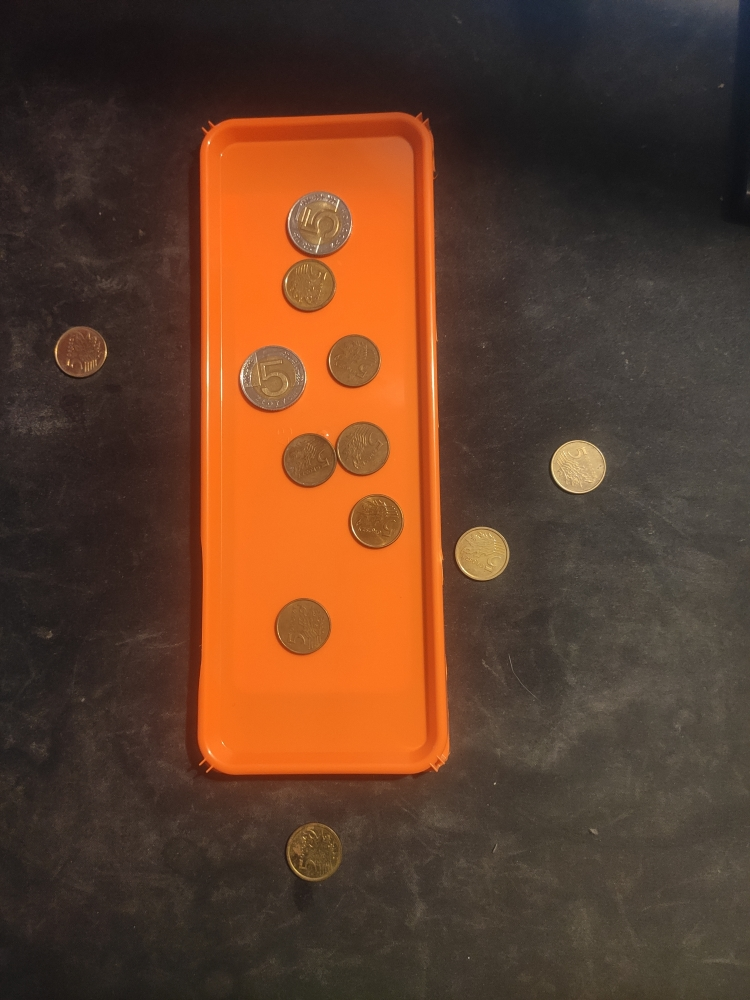
#> input picture tray3.jpg, 750 x 1000 px
$ python Coin_detection.py
#> lines starting #> are read from the running program, lines starting #| are printed output that depends on the picture; after the words box and inside, x2 and y2 are one past the last pixel; in counts of white or black regions, pixels touching at a corner belong together
# -*- coding: utf-8 -*-
"""
Created on Sat Apr 17 17:14:56 2021

A certain number of 5 zł coins and a certain 5 gr. coins are given.The coins can be located in or out
of the tray. Write a program thatwill determine the number and type of coins in and out of the tray.
Test the program on pictures. Tune the system to get the bestpossible efficiency. Consider pre image
analysis (such as blurring,thresholding, edge detection, etc.). Use both Hough transformations.The
effectiveness of the system will be assessed.

@author: oookr
"""


import cv2
import numpy as np

frame = cv2.imread('tray3.jpg')
#> frame is the input picture: shape (1000, 750, 3); mean B, G, R 42.5, 62.6, 96.3
blur = cv2.GaussianBlur(frame, (5, 5), 0)
gray = cv2.cvtColor(blur, cv2.COLOR_BGR2GRAY)
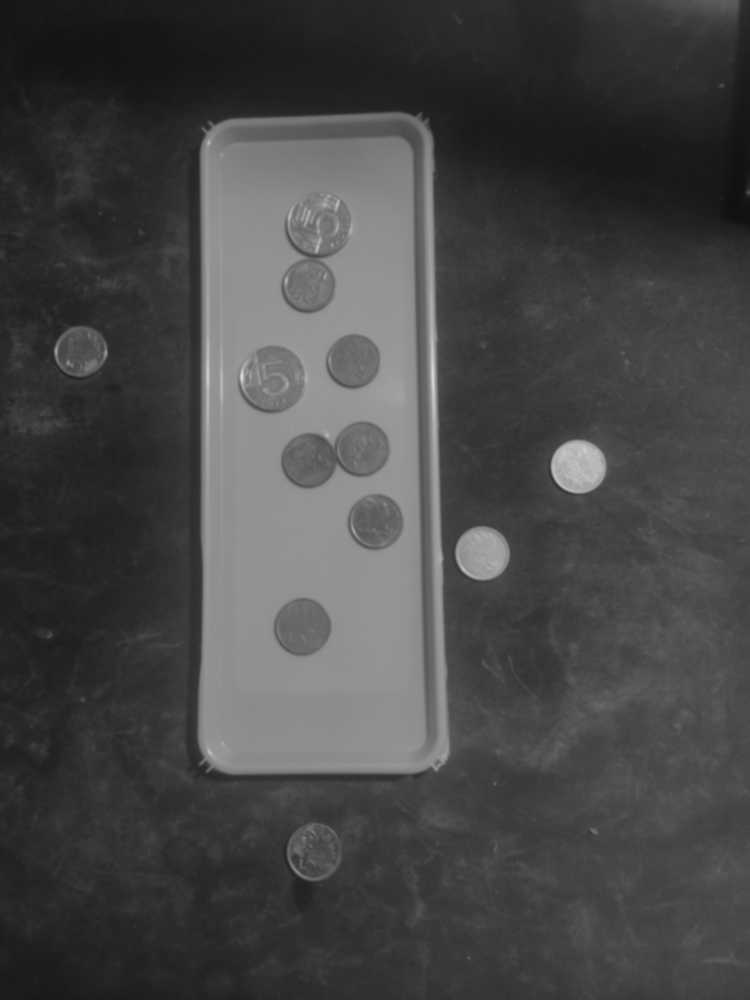
#> gray: shape (1000, 750); min 16, max 222, mean 70.4
gray2=gray.copy()
thresh = cv2.adaptiveThreshold(gray, 255, cv2.ADAPTIVE_THRESH_GAUSSIAN_C, cv2.THRESH_BINARY, 13, 5)
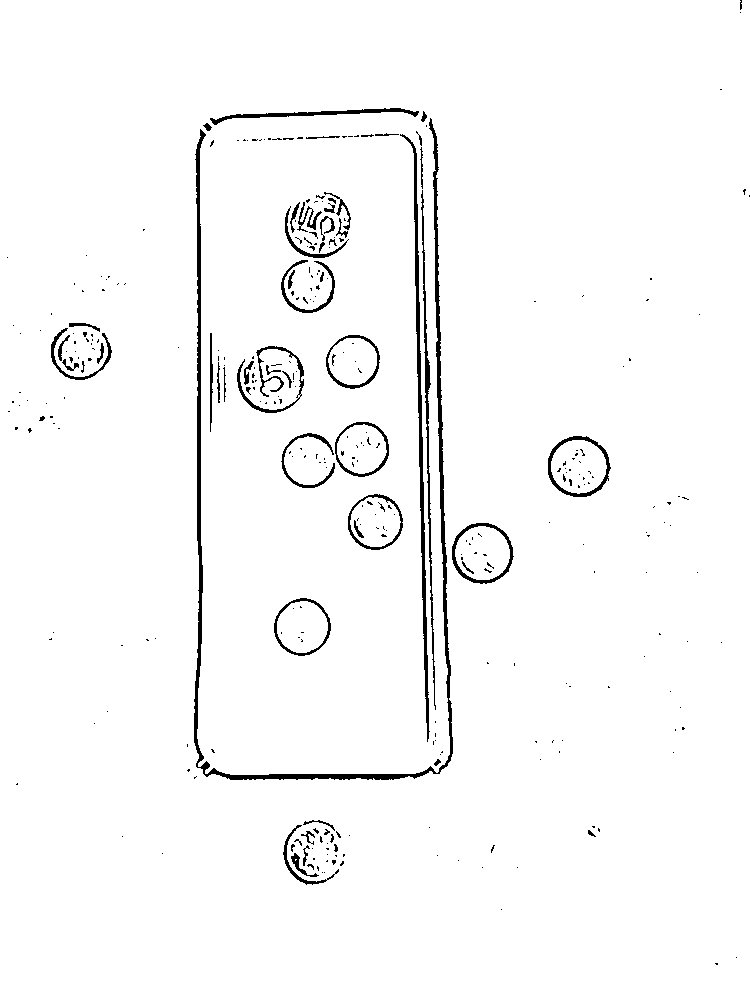
#> thresh: shape (1000, 750); 97.4% white; 331 black regions (272 under 20 px), largest, box (x1, y1, x2, y2) and area: (194, 118, 453, 780) 5891, (400, 134, 430, 742) 2083, (421, 190, 436, 710) 1132
circles = cv2.HoughCircles(thresh, cv2.HOUGH_GRADIENT, 1, 45, param1= 45, param2 = 21, minRadius=25, maxRadius=34)
#> circles = [[577.5, 466.5, 27.5], [375.5, 521.5, 27.5], [480.5, 553.5, 28.9], [308.5, 458.5, 25.6], [270.5, 380.5, 32.3], [360.5, 448.5, 27.3], [316.5, 225.5, 32.3], [79.5, 347.5, 28.6], [315.5, 851.5, 29], [302.5, 626.5, 26], [353.5, 362.5, 25.25], [306.5, 285.5, 26.4]]

if circles is not None:
    circles = np.around(circles[0, :]).astype("int")
#> circles = [[578, 466, 28], [376, 522, 28], [480, 554, 29], [308, 458, 26], [270, 380, 32], [360, 448, 27], [316, 226, 32], [80, 348, 29], [316, 852, 29], [302, 626, 26], [354, 362, 25], [306, 286, 26]]
    # Draw Radius of coins
    for i in circles:
        cv2.circle(gray2, (i[0],i[1]),1,(0,0,255),2)
#> this loop made 12 passes
#> gray2: shape (1000, 750); 0.03% of pixels changed, all inside (x1, y1, x2, y2) = (78, 224, 581, 855)
    # Draw Outer circle around the coins
    for (x,y,r) in circles:
        cv2.circle(gray2, (x,y), r, (36,255,12), 2)
#> this loop made 12 passes
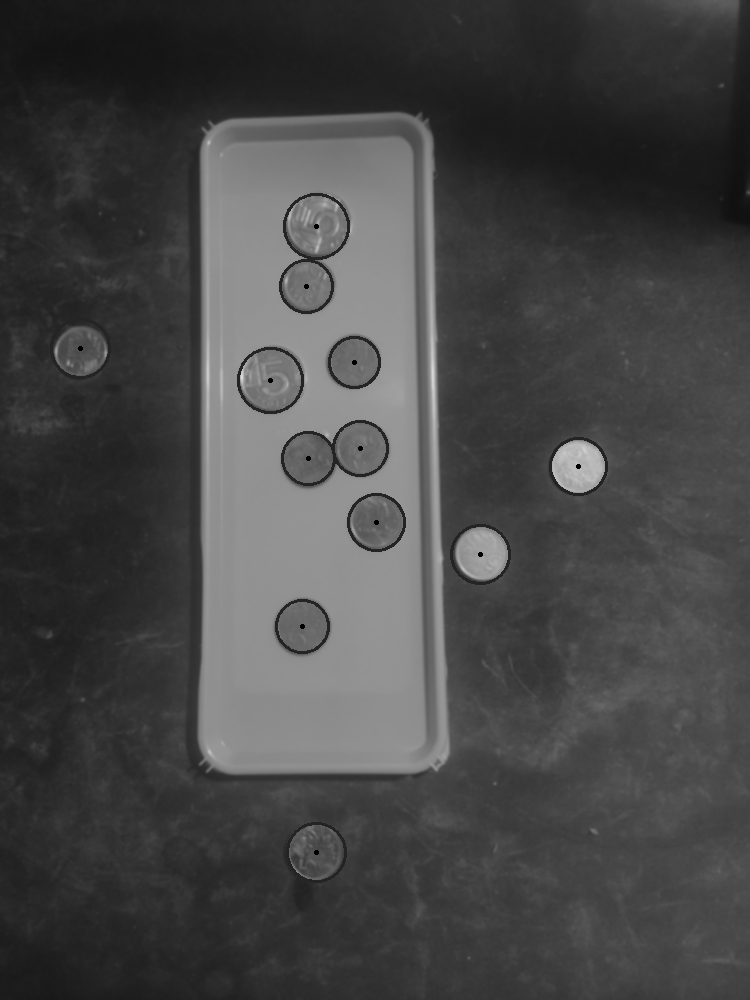
#> gray2: shape (1000, 750); min 0, max 222, mean 69.8

edges = cv2.Canny(gray, 100, 150, apertureSize=3)
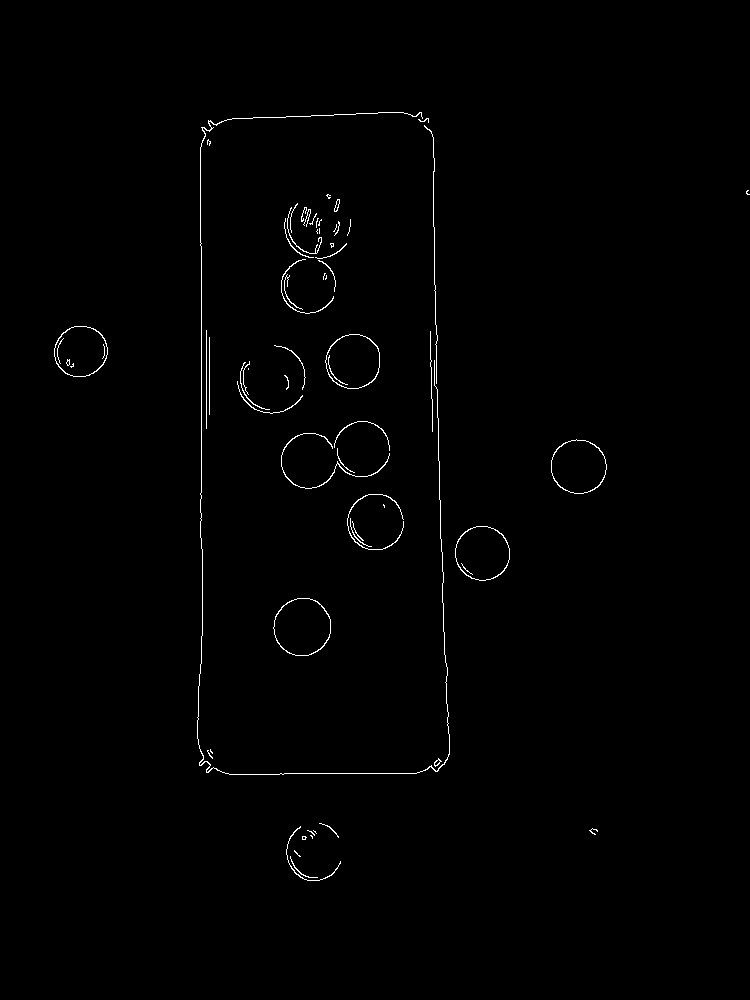
#> edges: shape (1000, 750); 0.72% white in thin lines or dots, all inside (x1, y1, x2, y2) = (54, 112, 750, 881)
lines = cv2.HoughLinesP(gray, 1, np.pi/180, 100, minLineLength=50,maxLineGap=20 )
#> lines = 1132 rows, first 6: [0, 6, 749, 755], [0, 199, 749, 948], [0, 934, 749, 185], [0, 899, 749, 150], [0, 866, 749, 117], [33, 999, 749, 283]

for line in lines:
    x1,y1,x2,y2=line[0]
    cv2.line(gray,(x1,y1),(x2,y2), (0,255,0),2)
#> this loop made 1132 passes
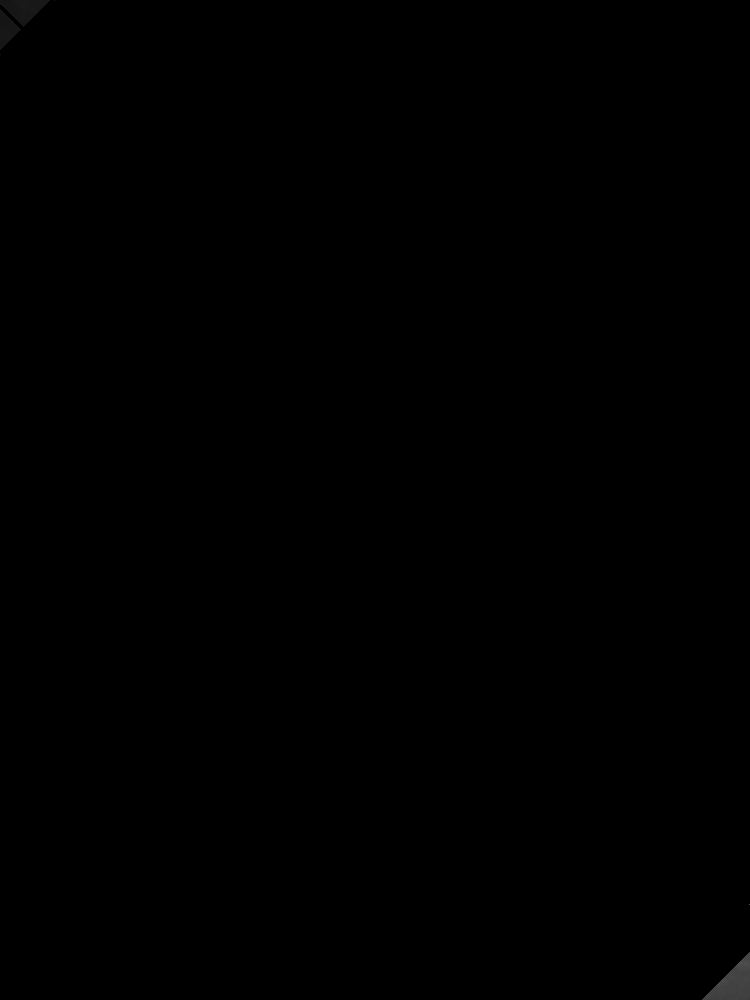
#> gray: shape (1000, 750); min 0, max 81, mean 0.1
transposed = line.T
#> transposed = [0, 99, 99, 0]

xmax = max(np.amax(transposed[0][0]), np.amax(transposed[2][0]))
#> xmax = 99
xmin = min(np.amin(transposed[0][0]), np.amin(transposed[2][0]))
#> xmin = 0
ymax = max(np.amax(transposed[1][0]), np.amax(transposed[3][0]))
#> ymax = 99
ymin = min(np.amin(transposed[1][0]), np.amin(transposed[3][0]))
#> ymin = 0

""" Checks the number of coins inside or outside the tray """

inside = []
outside = []

transposed_circle = circles.T
mean = np.mean(transposed_circle[2])
#> mean = 28.08
# [6 lines of commented-out code are left out]

list_r= []
for i in circles:
    list_r.append(i[2])
#> after the loop, list_r = [28, 28, 29, 26, 32, 27, 32, 29, 29, 26, 25, 26]

list_r.sort()
big1=list_r[-1]
#> big1 = 32
big2=list_r[-2]
#> big2 = 32

cointype=0
for i in circles:
    if i[2]>=big2:
        cointype=0
    else:
        cointype=1
    if i[0]< xmin | i[0] > xmax:
        if i[1] < ymin | i[1] > ymax:
            outside.append(cointype)
            continue
    inside.append(cointype)
#> this loop made 12 passes
#> (i, cointype) on passes 1 to 12: ([578, 466, 28], 1), ([376, 522, 28], 1), ([480, 554, 29], 1), ([308, 458, 26], 1), ([270, 380, 32], 0), ([360, 448, 27], 1), ([316, 226, 32], 0), ([80, 348, 29], 1), ([316, 852, 29], 1), ([302, 626, 26], 1), ([354, 362, 25], 1), ([306, 286, 26], 1)
#> after the loop, inside = [1, 1, 1, 1, 0, 1, 0, 1, 1, 1, 1, 1]; outside = []

# [16 lines of commented-out code are left out]


print('outside tray, small  coin: ',outside.count(1))
#| outside tray, small  coin:  0
print('inside tray, big coin: ',inside.count(0))
#| inside tray, big coin:  2

print('inside tray,  small coin: ',inside.count(1))
#| inside tray,  small coin:  10
print('outside tray, big coin: ',outside.count(0))
#| outside tray, big coin:  0


cv2.imshow('Detected Cirlces; ', gray2)
cv2.imshow('Input Image: ', frame)

cv2.waitKey(0)
cv2.destroyAllWindows()
